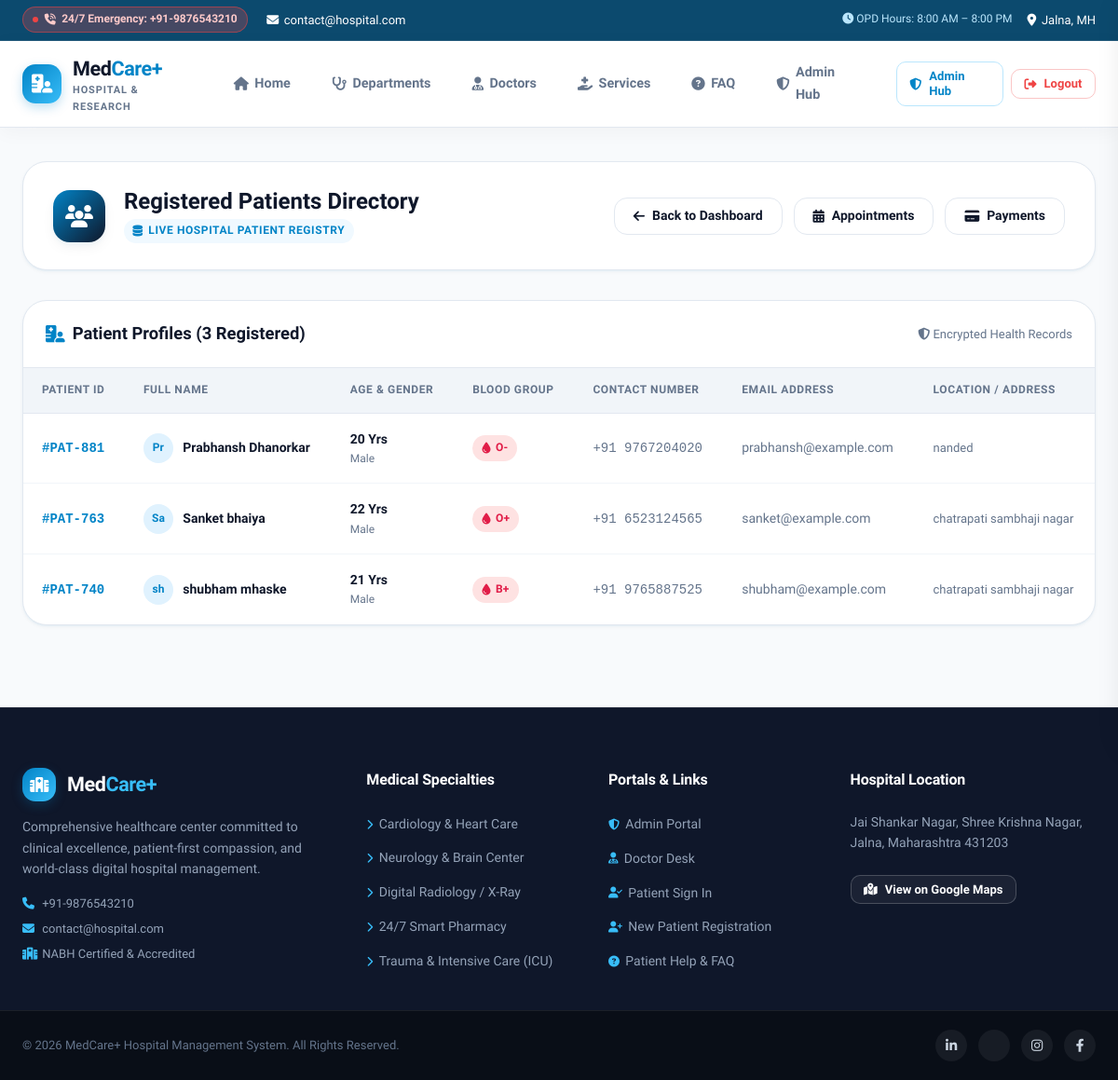
The app's page /admin/patients (signed in), older data.
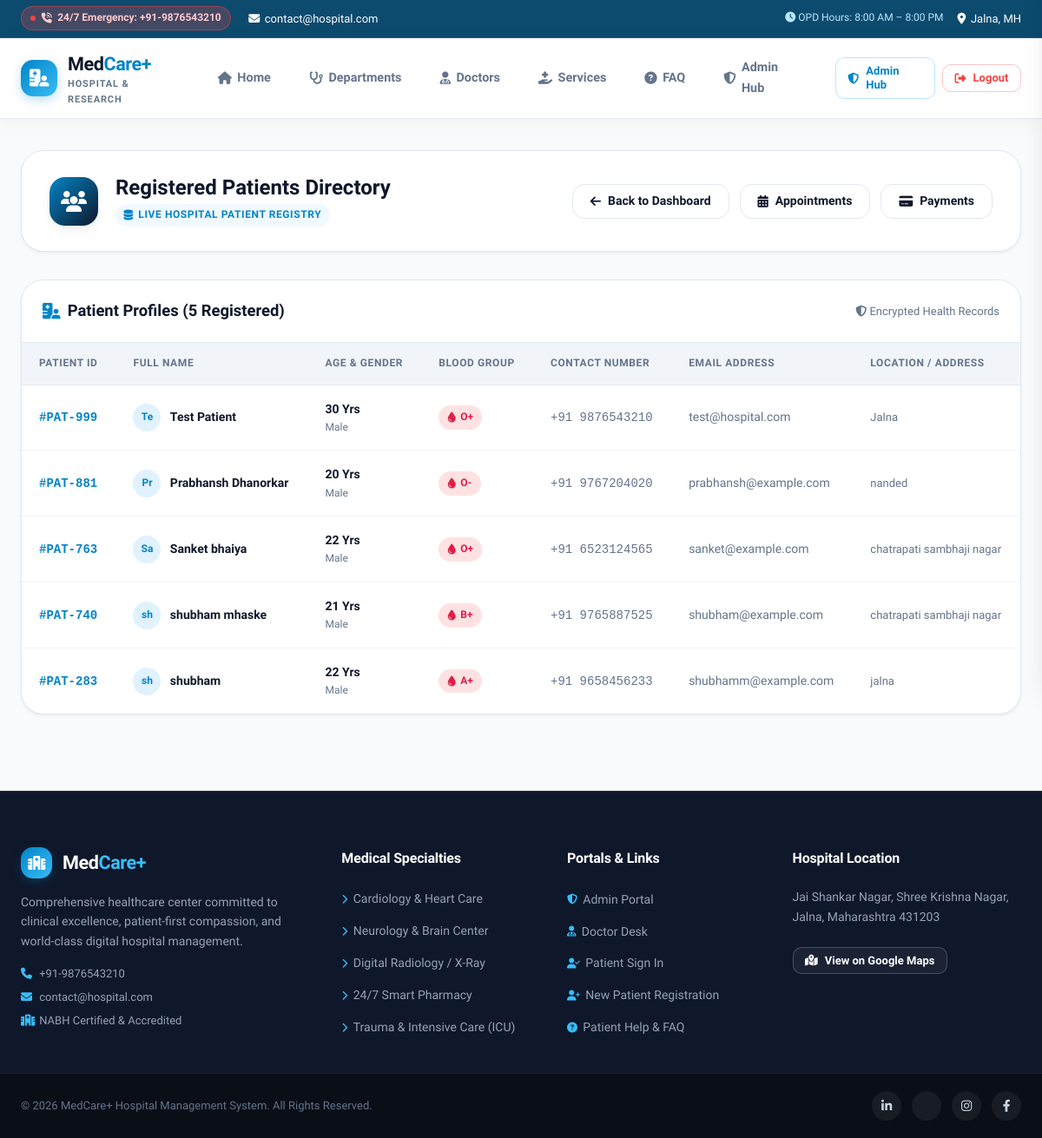
The same page, newer data.
### tables this page shows
CREATE TABLE patients (
    id INTEGER PRIMARY KEY AUTOINCREMENT,
    name TEXT NOT NULL,
    age INTEGER NOT NULL,
    dob DATE NOT NULL,
    gender TEXT NOT NULL,
    mobile TEXT NOT NULL CHECK(length(mobile) = 10),
    blood_group TEXT NOT NULL,
    address TEXT NOT NULL,
    email TEXT UNIQUE NOT NULL,
    password TEXT NOT NULL
);

### app.py (the view)
@app.route('/admin/patients')
def view_patients():
    if 'admin' not in session:
        return redirect(url_for('login_admin'))
    conn = get_db_connection()
    patients = conn.execute("SELECT * FROM patients ORDER BY id DESC").fetchall()
    conn.close()
    return render_template('admin/view_patients.html', patients=patients)

### app.py (called while the page is built)
def get_db_connection():
    conn = sqlite3.connect(DB_PATH, timeout=20.0)
    conn.row_factory = sqlite3.Row
    return conn

def expire_old_appointments():
    now = datetime.now()
    current_date = now.strftime("%Y-%m-%d")
    current_time = now.strftime("%H:%M")
    conn = get_db_connection()
    conn.execute("""
        UPDATE appointments
        SET status = 'Expired'
        WHERE LOWER(status) = 'scheduled'
          AND (
                appointment_date < ?
                OR (appointment_date = ? AND appointment_time < ?)
              )
    """, (current_date, current_date, current_time))
    conn.commit()
    conn.close()

@app.before_request
def before_request():
    expire_old_appointments()

### templates/admin/view_patients.html (shortened to what this page needs)
{% extends 'layout.html' %}
{% block content %}
<div class="main-content">
  <div class="dashboard-header">
    <div class="dashboard-user-info">
      <div class="dashboard-avatar" style="background: linear-gradient(135deg, #0284c7, #0f172a);">
        <i class="fa fa-users"></i>
      </div>
      <div>
        <h1 class="dashboard-title">Registered Patients Directory</h1>
        <div class="dashboard-role-badge">
          <i class="fa fa-database"></i> Live Hospital Patient Registry
        </div>
      </div>
    </div>
    <div class="dashboard-actions">
      <a href="{{ url_for('admin_dashboard') }}" class="btn btn-outline">
        <i class="fa fa-arrow-left"></i> Back to Dashboard
      </a>
      <a href="{{ url_for('view_appointments') }}" class="btn btn-outline">
        <i class="fa fa-calendar-days"></i> Appointments
      </a>
      <a href="{{ url_for('view_payments') }}" class="btn btn-outline">
        <i class="fa fa-credit-card"></i> Payments
      </a>
    </div>
  </div>
  <div class="table-card">
    <div class="table-header">
      <div class="table-title">
        <i class="fa fa-hospital-user" style="color: var(--primary);"></i> Patient Profiles ({{ patients|length }} Registered)
      </div>
      <div style="font-size: 0.8125rem; color: var(--text-muted);">
        <i class="fa fa-shield-halved text-emerald-500"></i> Encrypted Health Records
      </div>
    </div>
    <div class="table-responsive">
      <table class="custom-table">
        <thead>
          <tr>
            <th>Patient ID</th>
            <th>Full Name</th>
            <th>Age & Gender</th>
            <th>Blood Group</th>
            <th>Contact Number</th>
            <th>Email Address</th>
            <th>Location / Address</th>
          </tr>
        </thead>
        <tbody>
          {% for patient in patients %}
          <tr>
            <td>
              <span style="font-family: monospace; font-weight: 700; color: var(--primary);">#PAT-{{ patient['id'] }}</span>
            </td>
            <td>
              <div style="display: flex; align-items: center; gap: 0.65rem;">
                <div style="width: 32px; height: 32px; border-radius: 50%; background: #e0f2fe; color: #0284c7; display: flex; align-items: center; justify-content: center; font-weight: 800; font-size: 0.75rem;">
                  {{ patient['name'][:2] }}
                </div>
                <div style="font-weight: 700; color: var(--text-main);">{{ patient['name'] }}</div>
              </div>
            </td>
            <td>
              <span style="color: var(--text-main); font-weight: 600;">{{ patient['age'] }} Yrs</span>
              <span style="color: var(--text-muted); font-size: 0.75rem; display: block;">{{ patient['gender'] }}</span>
            </td>
            <td>
              <span class="badge" style="background: #fee2e2; color: #e11d48; font-weight: 800;">
                <i class="fa fa-droplet"></i> {{ patient['blood_group'] if patient['blood_group'] else 'N/A' }}
              </span>
            </td>
            <td>
              <span style="font-family: monospace; color: var(--text-muted);">+91 {{ patient['mobile'] }}</span>
            </td>
            <td>
              <span style="color: var(--text-muted);">{{ patient['email'] }}</span>
            </td>
            <td>
              <span style="color: var(--text-muted); font-size: 0.8125rem;">{{ patient['address'] if patient['address'] else '-' }}</span>
            </td>
          </tr>
          {% endfor %}
        </tbody>
      </table>
    </div>
  </div>
</div>
{% endblock %}

Row changes from the older to the newer data that the page shows:
added patients: id "999", name "Te", name "Test Patient", age "30", gender "Male", blood_group "O+", mobile "9876543210", email "test@hospital.com", address "Jalna"
added patients: id "283", name "sh", name "shubham", age "22", gender "Male", blood_group "A+", mobile "9658456233", email "shubhamm@example.com", address "jalna"
Text that changed along with them:
{{ patients|length }}: "3" → "5"
